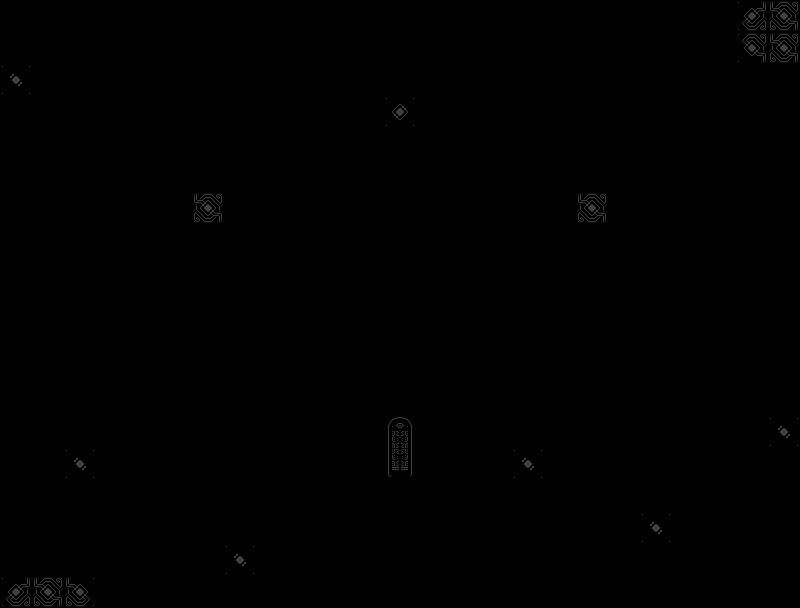

Rendered tile map (Tiled .tmx) drawn with the repository's tilesets; below, a short description and the map source with its tile grids summarised:
An orthogonal 25x19 tile map with 32x32 px tiles, 4 tile layers (collision, rift, ground_decorations, decorations).

<map version="1.2" tiledversion="1.3.4" orientation="orthogonal" renderorder="right-down" width="25" height="19" tilewidth="32" tileheight="32" infinite="0" nextlayerid="5" nextobjectid="1">
 <editorsettings>
  <export target="level_12.json" format="json" />
 </editorsettings>
 <tileset firstgid="1" source="nort_platform_tiles-Sheet.tsx" />
 <layer id="1" name="collision" width="25" height="19">
  <data>[475 cells, 200 non-empty, 18 distinct tile ids]</data>
 </layer>
 <layer id="4" name="rift" width="25" height="19">
  <data>[475 cells, 2 non-empty, 2 distinct tile ids]</data>
 </layer>
 <layer id="2" name="ground_decorations" width="25" height="19">
  <data>[475 cells, 73 non-empty, 16 distinct tile ids]</data>
 </layer>
 <layer id="3" name="decorations" width="25" height="19">
  <data>[475 cells, 22 non-empty, 9 distinct tile ids]</data>
 </layer>
</map>
